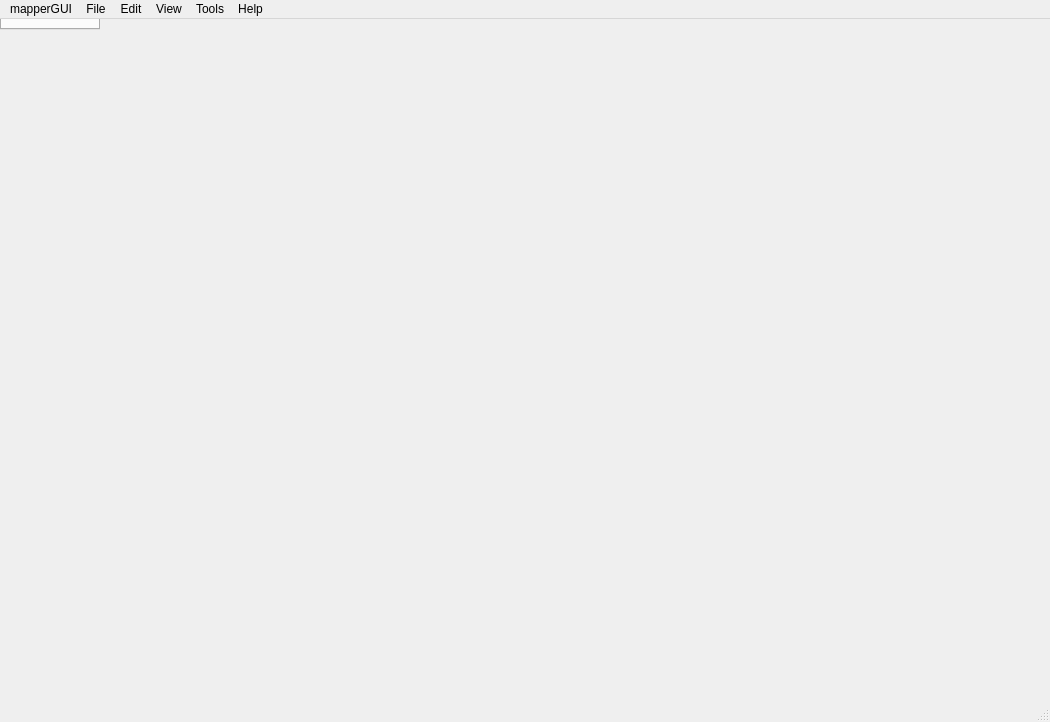
<?xml version="1.0" encoding="UTF-8"?>
<ui version="4.0">
 <class>MainWindow</class>
 <widget class="QMainWindow" name="MainWindow">
  <property name="geometry">
   <rect>
    <x>0</x>
    <y>0</y>
    <width>1050</width>
    <height>722</height>
   </rect>
  </property>
  <property name="sizePolicy">
   <sizepolicy hsizetype="Preferred" vsizetype="Preferred">
    <horstretch>12</horstretch>
    <verstretch>0</verstretch>
   </sizepolicy>
  </property>
  <property name="windowTitle">
   <string>MainWindow</string>
  </property>
  <widget class="QTabWidget" name="tabs"/>
  <widget class="QMenuBar" name="menuBar">
   <property name="geometry">
    <rect>
     <x>0</x>
     <y>0</y>
     <width>1050</width>
     <height>22</height>
    </rect>
   </property>
   <widget class="QMenu" name="menuMapperGUI">
    <property name="title">
     <string>mapperGUI</string>
    </property>
    <addaction name="actionAbout_mapperGUI"/>
    <addaction name="separator"/>
    <addaction name="actionPreferences"/>
    <addaction name="separator"/>
    <addaction name="actionQuit_mapperGUI"/>
   </widget>
   <widget class="QMenu" name="menuFile">
    <property name="title">
     <string>File</string>
    </property>
    <addaction name="actionNew_Project"/>
    <addaction name="actionOpen_Project"/>
    <addaction name="actionOpen_Recent"/>
    <addaction name="separator"/>
    <addaction name="actionClose_Project"/>
    <addaction name="separator"/>
    <addaction name="actionSave"/>
    <addaction name="actionSave_As"/>
   </widget>
   <widget class="QMenu" name="menuEdit">
    <property name="title">
     <string>Edit</string>
    </property>
    <addaction name="actionUndo"/>
    <addaction name="actionRedo"/>
    <addaction name="actionOpen_Version_History"/>
    <addaction name="separator"/>
    <addaction name="actionSelect_All"/>
    <addaction name="actionCopy"/>
    <addaction name="actionPaste"/>
    <addaction name="separator"/>
    <addaction name="actionSelect_All_2"/>
    <addaction name="separator"/>
    <addaction name="actionMute_Selecetd"/>
    <addaction name="separator"/>
    <addaction name="actionFind"/>
   </widget>
   <widget class="QMenu" name="menuView">
    <property name="title">
     <string>View</string>
    </property>
    <widget class="QMenu" name="menuSwitch_view">
     <property name="title">
      <string>Switch view</string>
     </property>
     <addaction name="actionList_View"/>
     <addaction name="actionGraph_View"/>
     <addaction name="actionGrid_View"/>
     <addaction name="actionHive_Plot"/>
     <addaction name="actionBalloon_Plot"/>
    </widget>
    <addaction name="actionNew_Tab"/>
    <addaction name="separator"/>
    <addaction name="menuSwitch_view"/>
   </widget>
   <widget class="QMenu" name="menuTools">
    <property name="title">
     <string>Tools</string>
    </property>
    <addaction name="actionOpen_Expression_Editor"/>
    <addaction name="actionHide_Expression_Editor"/>
    <addaction name="separator"/>
   </widget>
   <widget class="QMenu" name="menuHelp">
    <property name="title">
     <string>Help</string>
    </property>
    <addaction name="actionSearch"/>
    <addaction name="actionDocumentation"/>
    <addaction name="separator"/>
    <addaction name="actionLibmapper_org"/>
   </widget>
   <addaction name="menuMapperGUI"/>
   <addaction name="menuFile"/>
   <addaction name="menuEdit"/>
   <addaction name="menuView"/>
   <addaction name="menuTools"/>
   <addaction name="menuHelp"/>
  </widget>
  <widget class="QStatusBar" name="statusBar"/>
  <action name="actionAbout_mapperGUI">
   <property name="text">
    <string>About mapperGUI</string>
   </property>
  </action>
  <action name="actionPreferences">
   <property name="text">
    <string>Preferences</string>
   </property>
  </action>
  <action name="actionQuit_mapperGUI">
   <property name="text">
    <string>Quit mapperGUI</string>
   </property>
  </action>
  <action name="actionNew_Project">
   <property name="text">
    <string>New Project...</string>
   </property>
  </action>
  <action name="actionOpen_Project">
   <property name="text">
    <string>Open Project...</string>
   </property>
  </action>
  <action name="actionOpen_Recent">
   <property name="text">
    <string>Open Recent...</string>
   </property>
  </action>
  <action name="actionClose_Project">
   <property name="text">
    <string>Close Project</string>
   </property>
  </action>
  <action name="actionSave">
   <property name="text">
    <string>Save</string>
   </property>
  </action>
  <action name="actionSave_As">
   <property name="text">
    <string>Save As...</string>
   </property>
  </action>
  <action name="actionUndo">
   <property name="text">
    <string>Undo</string>
   </property>
  </action>
  <action name="actionRedo">
   <property name="text">
    <string>Redo</string>
   </property>
  </action>
  <action name="actionOpen_Version_History">
   <property name="text">
    <string>Open Version History</string>
   </property>
  </action>
  <action name="actionSelect_All">
   <property name="text">
    <string>Cut</string>
   </property>
  </action>
  <action name="actionCopy">
   <property name="text">
    <string>Copy</string>
   </property>
  </action>
  <action name="actionPaste">
   <property name="text">
    <string>Paste</string>
   </property>
  </action>
  <action name="actionSelect_All_2">
   <property name="text">
    <string>Select All</string>
   </property>
  </action>
  <action name="actionMute_Selecetd">
   <property name="text">
    <string>Mute Selected</string>
   </property>
  </action>
  <action name="actionFind">
   <property name="text">
    <string>Find</string>
   </property>
  </action>
  <action name="actionSearch">
   <property name="text">
    <string>Search</string>
   </property>
  </action>
  <action name="actionDocumentation">
   <property name="text">
    <string>Documentation</string>
   </property>
  </action>
  <action name="actionLibmapper_org">
   <property name="text">
    <string>libmapper.org</string>
   </property>
  </action>
  <action name="actionNew_Tab">
   <property name="text">
    <string>New Tab</string>
   </property>
  </action>
  <action name="actionList_View">
   <property name="text">
    <string>List View</string>
   </property>
  </action>
  <action name="actionGraph_View">
   <property name="text">
    <string>Graph View</string>
   </property>
  </action>
  <action name="actionGrid_View">
   <property name="text">
    <string>Grid View</string>
   </property>
  </action>
  <action name="actionHive_Plot">
   <property name="text">
    <string>Hive Plot</string>
   </property>
  </action>
  <action name="actionBalloon_Plot">
   <property name="text">
    <string>Balloon Plot</string>
   </property>
  </action>
  <action name="actionOpen_Expression_Editor">
   <property name="text">
    <string>Show Expression Editor</string>
   </property>
  </action>
  <action name="actionHide_Expression_Editor">
   <property name="text">
    <string>Hide Expression Editor</string>
   </property>
  </action>
 </widget>
 <layoutdefault spacing="6" margin="11"/>
 <resources/>
 <connections/>
</ui>
